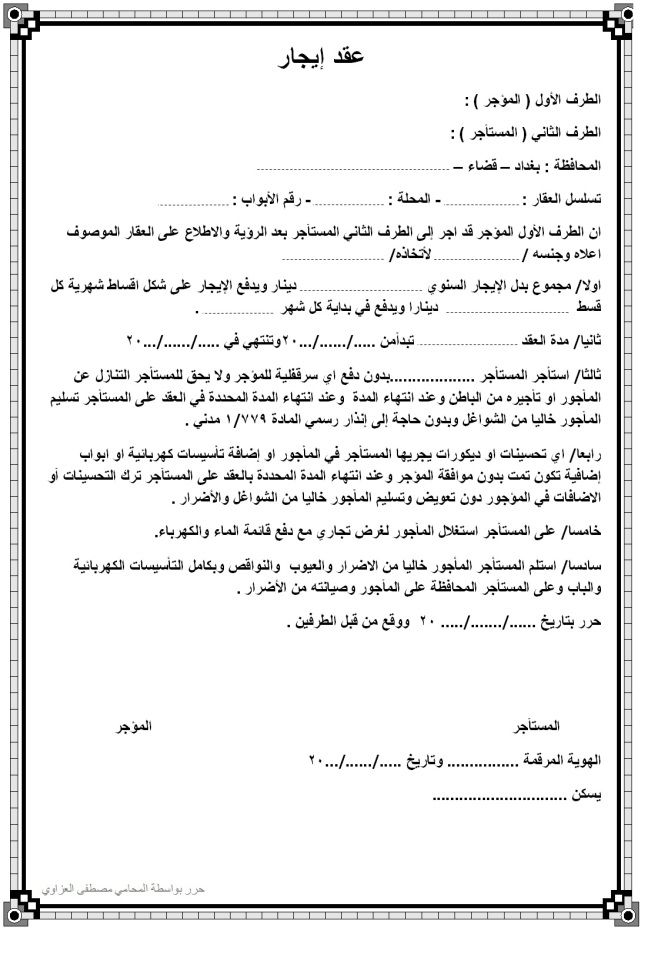
#> input picture data/raw/images/imagetest.jpg, 648 x 957 px
$ python -i image_processor.py   (imports and definitions only)
#> lines starting #> are read from the running program, lines starting #| are printed output that depends on the picture; after the words box and inside, x2 and y2 are one past the last pixel; in counts of white or black regions, pixels touching at a corner belong together
#> further down, picture is the input picture: shape (957, 648, 3); mean B, G, R 236.9, 236.9, 236.9
"""
image_processor.py

Shared, low-level image preprocessing used by both `vision_extractor`
(property photos) and `floorplan_parser` (floor plans / unit sketches)
before either is fed to OCR or a CV model.

Kept dependency-light: OpenCV + Pillow only. No ML models here.
"""

from dataclasses import dataclass
from pathlib import Path
from typing import Optional, Union

import cv2
import numpy as np
from PIL import Image


@dataclass
class ImagePreprocessConfig:
    """Tunable preprocessing options.

    max_dimension: downscale so the longer side never exceeds this
        (keeps CV/OCR calls fast and cost-predictable).
    denoise: apply light denoising — helps scanned/low-quality uploads.
    deskew: attempt automatic rotation correction (useful for scanned
        contracts / floor plans photographed at an angle).
    to_grayscale: convert to grayscale (usually only wanted before OCR,
        NOT before a vision model that needs color/layout cues).
    """
    max_dimension: int = 2000
    denoise: bool = True
    deskew: bool = True
    to_grayscale: bool = False


def load_image(source: Union[str, Path, bytes, np.ndarray]) -> np.ndarray:
    """Load an image from a path, raw bytes, or an existing array into a
    BGR numpy array (OpenCV convention).
    """
    if isinstance(source, np.ndarray):
        return source

    if isinstance(source, (str, Path)):
        img = cv2.imread(str(source), cv2.IMREAD_COLOR)
        if img is None:
            raise ValueError(f"Could not read image at path: {source}")
        return img

    if isinstance(source, bytes):
        arr = np.frombuffer(source, dtype=np.uint8)
        img = cv2.imdecode(arr, cv2.IMREAD_COLOR)
        if img is None:
            raise ValueError("Could not decode image from bytes")
        return img

    raise TypeError(f"Unsupported image source type: {type(source)}")


def _resize_if_needed(img: np.ndarray, max_dimension: int) -> np.ndarray:
#> called with max_dimension = 2000
    h, w = img.shape[:2]
#> h = 957; w = 648
    longest = max(h, w)
#> longest = 957
    if longest <= max_dimension:
        return img
    scale = max_dimension / float(longest)
    new_size = (int(w * scale), int(h * scale))
    return cv2.resize(img, new_size, interpolation=cv2.INTER_AREA)


def _denoise(img: np.ndarray) -> np.ndarray:
    return cv2.fastNlMeansDenoisingColored(img, None, 5, 5, 7, 21)


def _deskew(img: np.ndarray) -> np.ndarray:
    """Estimate skew angle from the largest text/line contours and rotate
    to correct it. Conservative: only rotates for small angles typical of
    scanned documents / photographed floor plans, not general photos.
    """
    gray = cv2.cvtColor(img, cv2.COLOR_BGR2GRAY)
    gray = cv2.bitwise_not(gray)
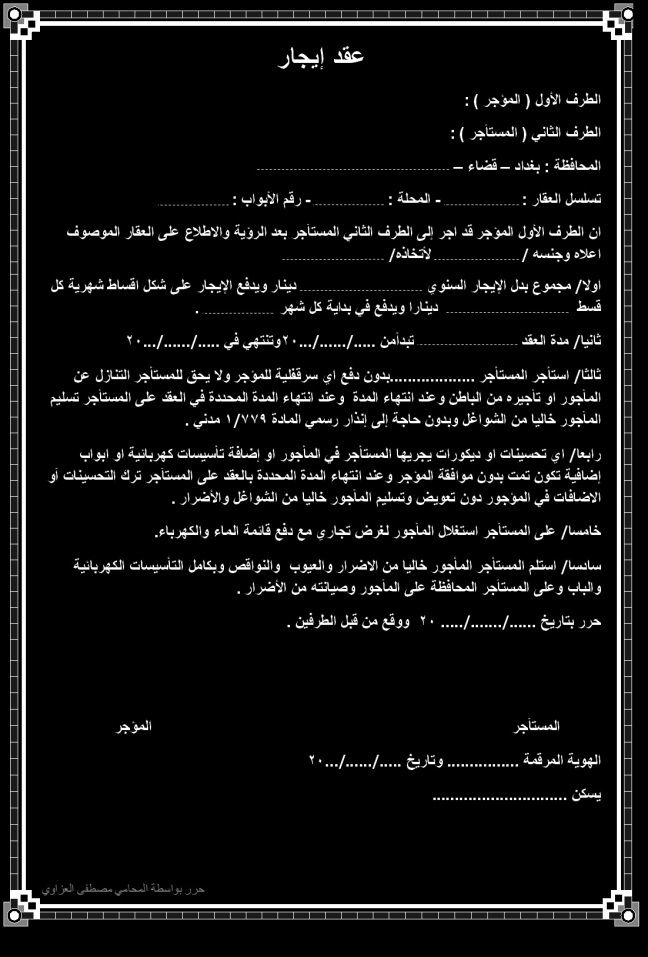
#> gray: shape (957, 648); min 0, max 255, mean 18.1
    thresh = cv2.threshold(gray, 0, 255, cv2.THRESH_BINARY | cv2.THRESH_OTSU)[1]
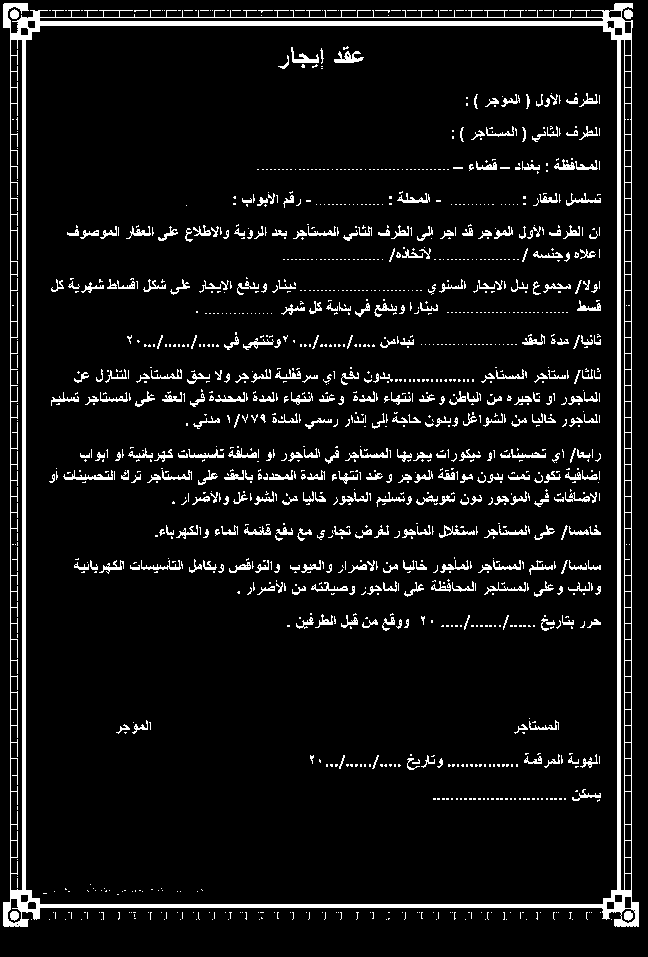
#> thresh: shape (957, 648); 7.3% white; 1388 white regions (1033 under 20 px), largest, box (x1, y1, x2, y2) and area: (3, 3, 639, 927) 19514, (334, 51, 364, 63) 195, (63, 470, 113, 480) 192

    coords = np.column_stack(np.where(thresh > 0))
#> coords = 45337 pairs, first value 3 to 926, second value 3 to 638
    if coords.shape[0] < 50:
        return img  # not enough signal to estimate skew reliably

    angle = cv2.minAreaRect(coords)[-1]
#> angle = -90
    if angle < -45:
        angle = -(90 + angle)
#> angle = 0
    else:
        angle = -angle

    if abs(angle) < 0.5 or abs(angle) > 15:
        return img  # ignore negligible or implausible angles

    (h, w) = img.shape[:2]
    center = (w // 2, h // 2)
    matrix = cv2.getRotationMatrix2D(center, angle, 1.0)
    return cv2.warpAffine(
        img, matrix, (w, h),
        flags=cv2.INTER_CUBIC, borderMode=cv2.BORDER_REPLICATE,
    )


def preprocess_image(
    source: Union[str, Path, bytes, np.ndarray],
    config: Optional[ImagePreprocessConfig] = None,
) -> np.ndarray:
    """Run the standard preprocessing pipeline and return a BGR numpy array
    ready for OCR or a vision model.
    """
    config = config or ImagePreprocessConfig()
    img = load_image(source)
    img = _resize_if_needed(img, config.max_dimension)

    if config.deskew:
        img = _deskew(img)
    if config.denoise:
        img = _denoise(img)
    if config.to_grayscale:
        img = cv2.cvtColor(img, cv2.COLOR_BGR2GRAY)

    return img


def to_pil(img: np.ndarray) -> Image.Image:
    """Convert a BGR (or grayscale) numpy array to a PIL Image (RGB),
    for handing off to libraries/APIs that expect PIL/RGB input.
    """
    if img.ndim == 2:
        return Image.fromarray(img)
    rgb = cv2.cvtColor(img, cv2.COLOR_BGR2RGB)
    return Image.fromarray(rgb)

>>> import cv2
>>> picture = cv2.imread('../../../data/raw/images/imagetest.jpg')
>>> result = preprocess_image(picture)
